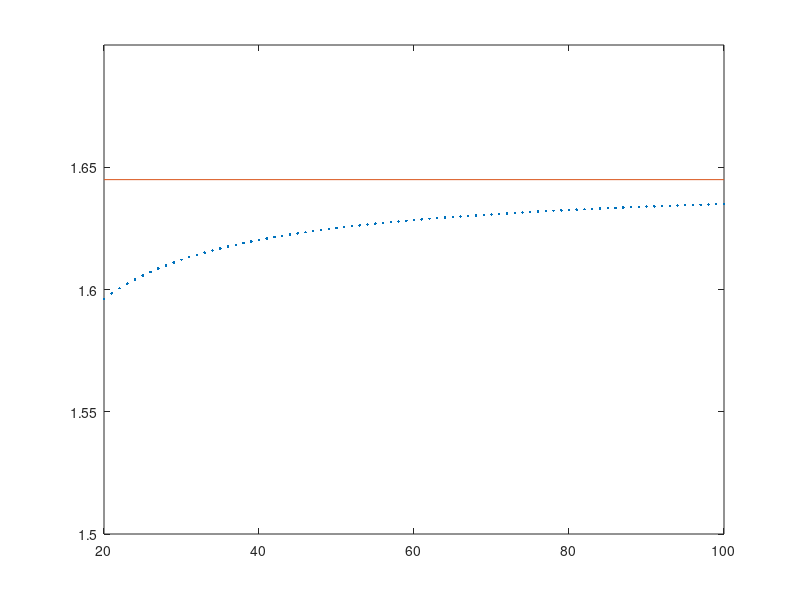

Reproduce this figure in MATLAB.
% 20130515 XY511 22:22
% AbrahamX @ NWPU
S = zeros(100, 1);
S(20) = sum(1./(1:20) .^ 2);

for n = 21: 100
  S(n) = S(n-1) + 1/(n^2);
end

clf;
plot(1:100, S, '.', [20, 100], [1,1]*(pi^2)/6, '-')
axis([20, 100, 1.5, 1.7])








% Comment: To tell the truth, you REALLY do not have to use
% SO MUCH loops in MATLAB. You should be familiar to some degree
% to MATRIX before programming MATLAB.